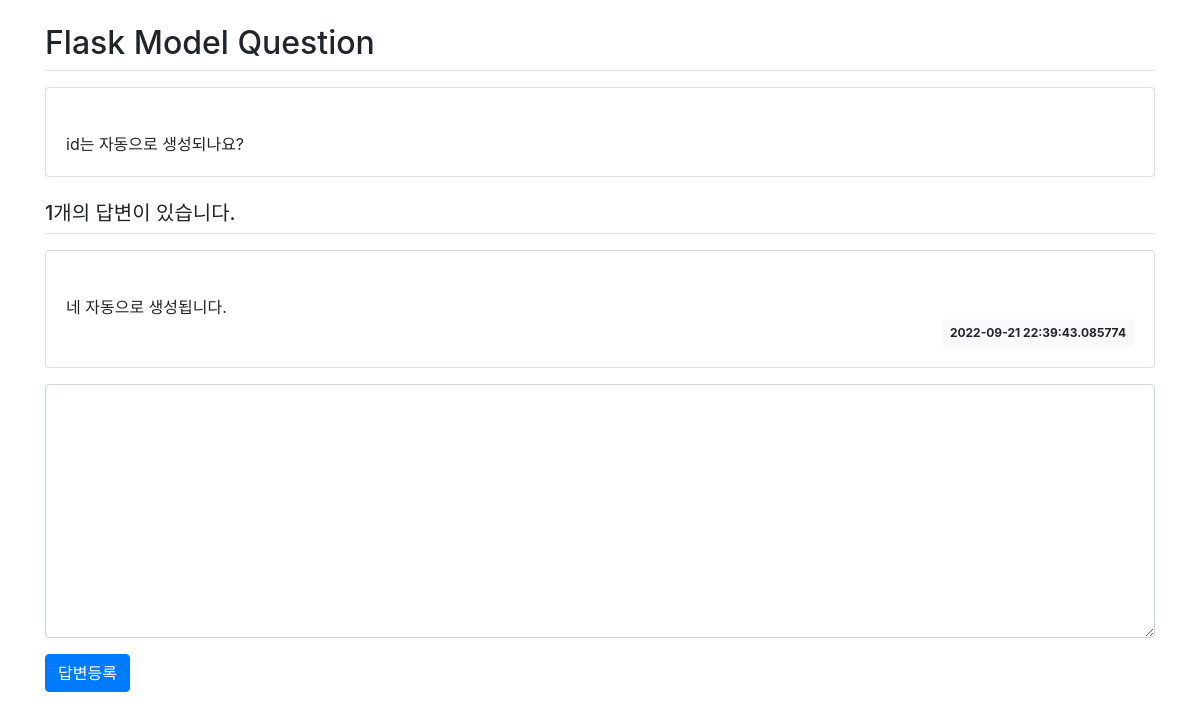
The page /question/detail/2/ on the database as committed earlier.
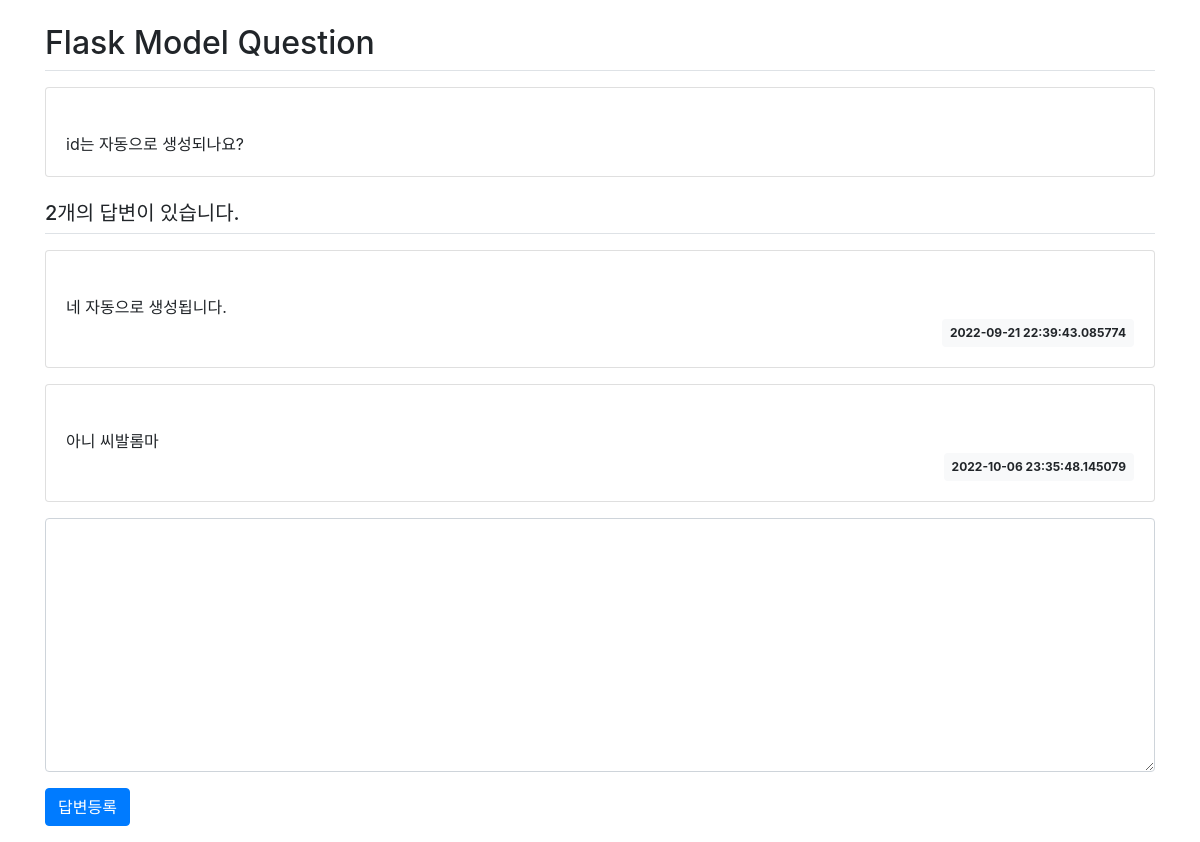
The same page on the database as committed later.
### pybo/models.py (models this page shows)
class Answer(db.Model):
    id = db.Column(db.Integer, primary_key=True)
    question_id = db.Column(db.Integer,
                            db.ForeignKey('question.id', ondelete='CASCADE'))
    question = db.relationship('Question', backref=db.backref('answer_set',))
    content = db.Column(db.Text(), nullable=False)
    create_date = db.Column(db.DateTime(), nullable=False)

### pybo/views/question_views.py (the view)
@bp.route('/detail/<int:question_id>/')
def detail(question_id):
    question = Question.query.get_or_404(question_id)
    return render_template('question/question_detail.html', question=question)

### pybo/templates/question/question_detail.html (shortened to what this page needs)
{% extends 'base.html' %} {% block content %}
<div class="container my-3">
  <h2 class="border-bottom py-2">{{ question.subject }}</h2>
  <div class="card my-3">
    <div class="card-body">
      <div class="card-text" style="white-space: pre-line">
        {{ question.content }}
      </div>
    </div>
  </div>
  <h5 class="border-bottom my-3 py-2">
    {{ question.answer_set|length }}개의 답변이 있습니다.
  </h5>
  {% for answer in question.answer_set %}
  <div class="card my-3">
    <div class="card-body">
      <div class="card-text" style="white-space: pre-line">
        {{ answer.content }}
      </div>
      <div class="d-flex justify-content-end">
        <div class="badge badge-light p-2">{{ answer.create_date }}</div>
      </div>
    </div>
  </div>
  {% endfor %}
  <form
    action="{{ url_for('answer.create', question_id=question.id) }}"
    method="post"
    class="my-3"
  >
    <div class="form-group">
      <textarea
        name="content"
        id="content"
        class="form-control"
        rows="10"
      ></textarea>
    </div>
    <input type="submit" value="답변등록" class="btn btn-primary" />
  </form>
</div>
{% endblock %}

Rows that differ between the two databases and show on the page:
added Answer: content "아니 씨발롬마", create_date "2022-10-06 23:35:48.145079"
Other text that changed with them:
{{ question.answer_set|length }}: "1" → "2"
